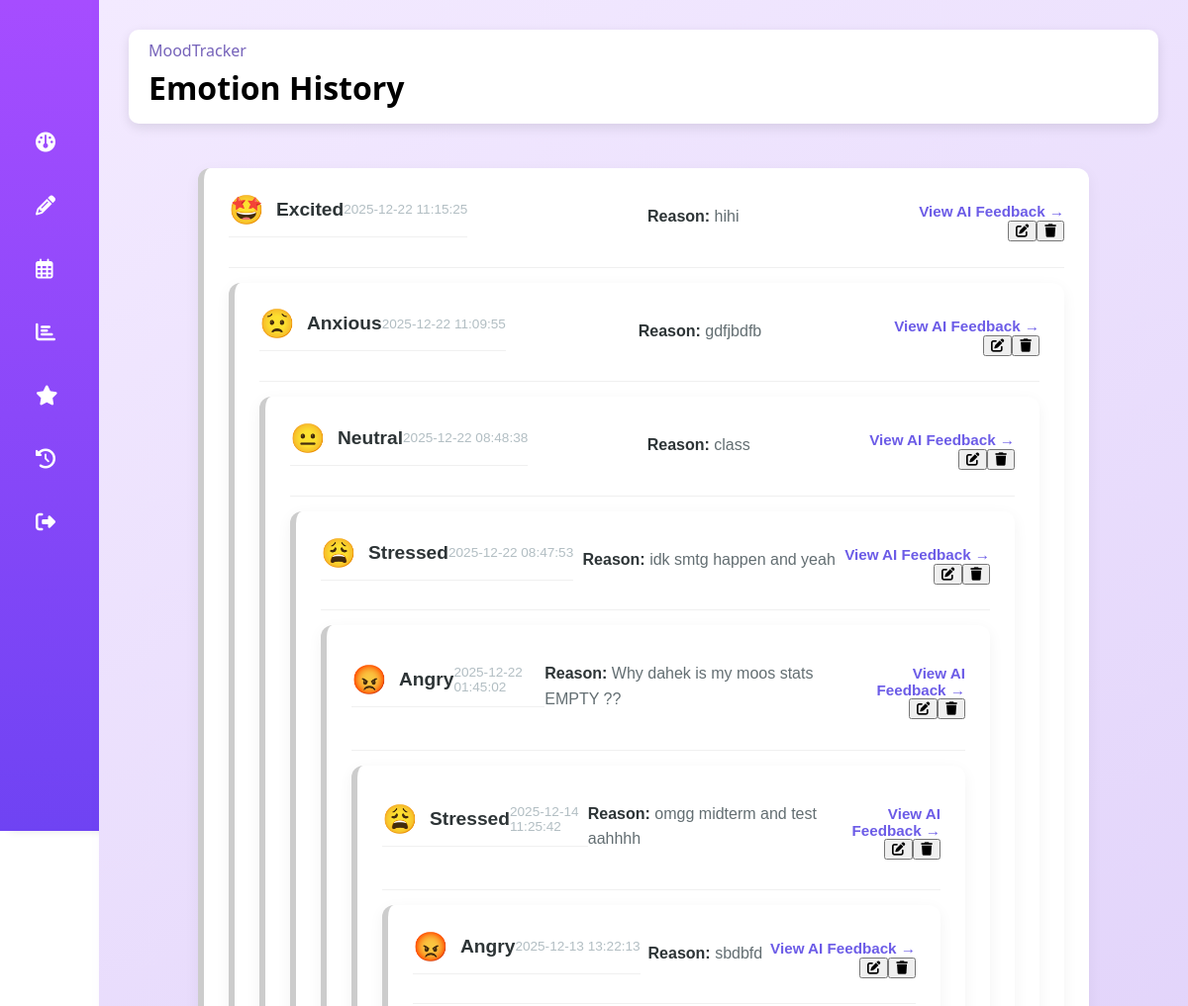
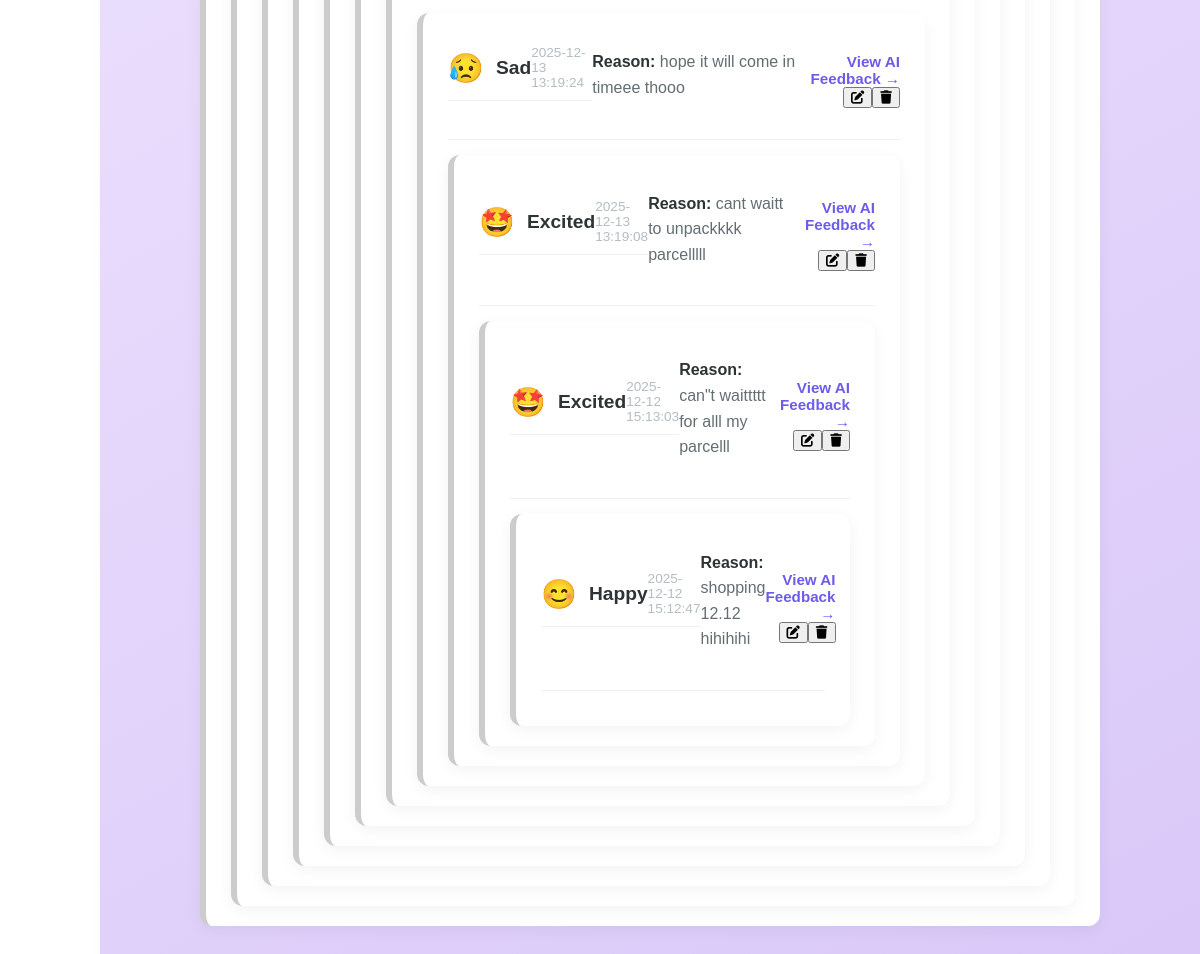
The page /emotionhistory (signed in) on the database as committed earlier (2 pictures, top to bottom).
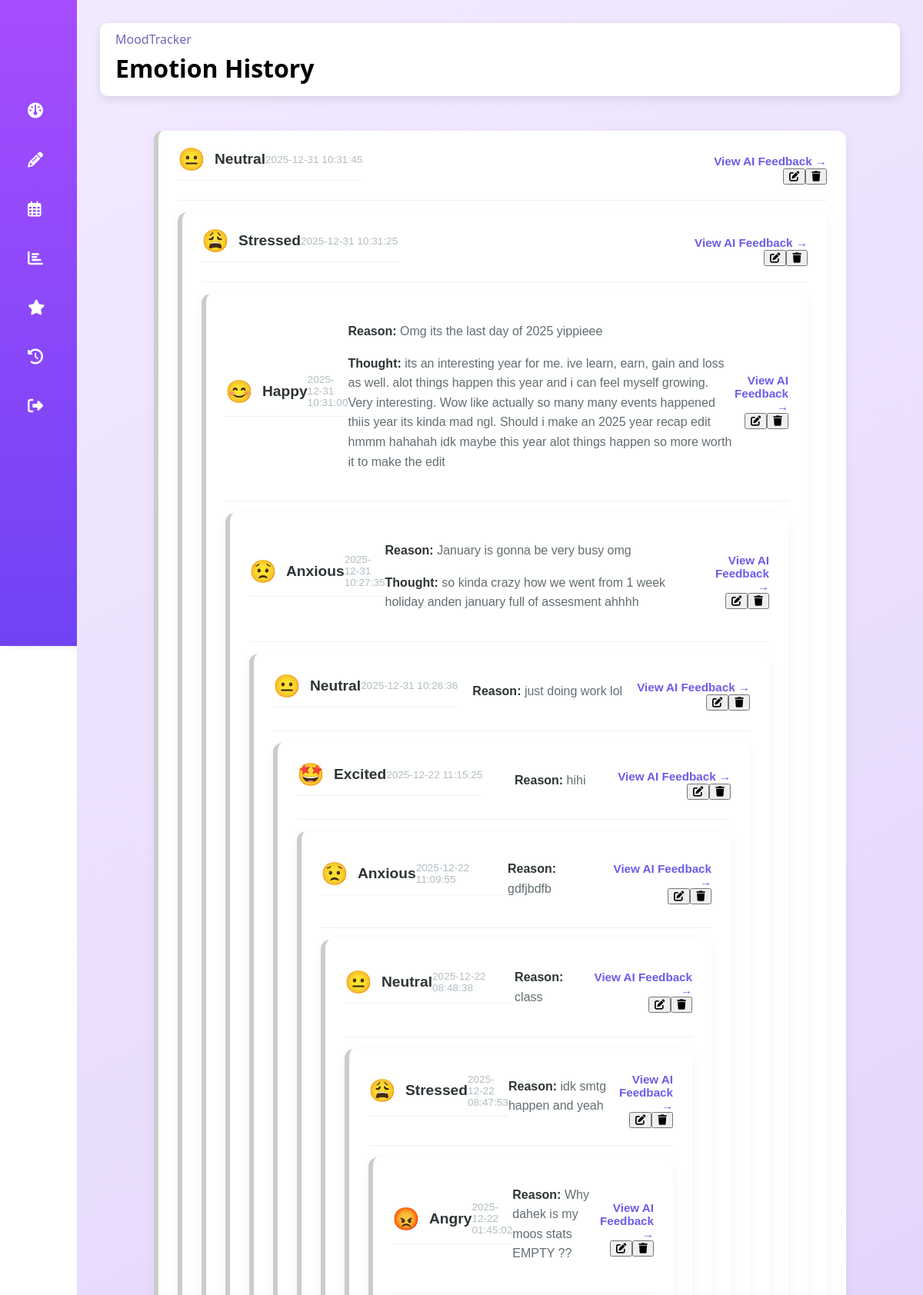
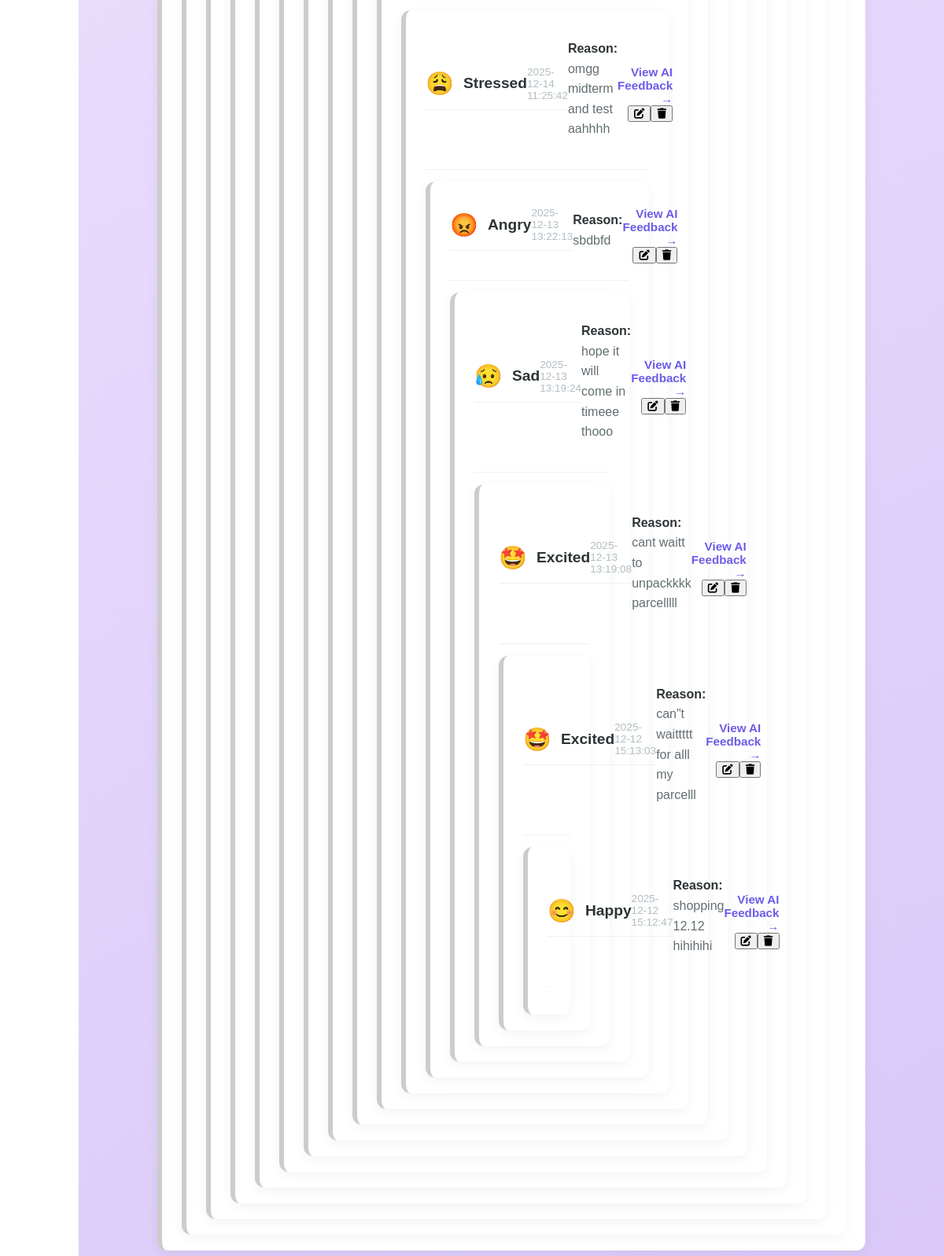
The same page on the database as committed later (2 pictures, top to bottom).
### tables this page shows
CREATE TABLE emolog (
                   id INTEGER PRIMARY KEY AUTOINCREMENT,
                   username TEXT NOT NULL,
                   emotion_name TEXT NOT NULL,
                   note TEXT,
                   timestamp DATETIME DEFAULT CURRENT_TIMESTAMP, ai_short_feedback TEXT, ai_full_feedback TEXT, thought TEXT,
                   FOREIGN KEY(username) REFERENCES users(username)
            );

### app_package/emotionhistory.py (the view, shortened to what this page needs)
@emotion_history_bp.route("/emotionhistory", methods=["GET", "POST"])
def emotion_history():
    if 'username' not in session:
        flash("Please login to view your history.", "warning")
        return redirect(url_for('auth.login'))
    username = session['username']
    logs = UserManager.get_emotion_logs(username)
    for log in logs:
        style = get_emotion_styling(log['emotion_name'])
        log['emoji'] = style['emoji']
        log['color'] = style['color']
    return render_template("emotion_history.html", logs=logs)

### Databases/userdb.py (called while the page is built)
def get_db(): #return a connection object to database
    db = sqlite3.connect(
        DATABASE,
        detect_types=sqlite3.PARSE_DECLTYPES
    )
    db.row_factory = sqlite3.Row
    return db

### app_package/logemotion.py (called while the page is built)
def get_emotion_styling(emotion):
    return EMOTION_MAP.get(emotion, {'color': '#CCCCCC', 'emoji': '🤷'})

### app_package/users.py (called while the page is built)
    @staticmethod
    def get_emotion_logs(username):
        db = get_db()
        try:
            cursor = db.execute('SELECT * FROM emolog WHERE username = ? ORDER BY timestamp DESC', (username,))
            return [dict(row) for row in cursor.fetchall()]
        finally:
            db.close()

### app_package/templates/emotion_history.html (shortened to what the changed rows need)
<!DOCTYPE html>
<html lang="en">
<head>
    <link rel="stylesheet" href="https://cdnjs.cloudflare.com/ajax/libs/font-awesome/6.4.0/css/all.min.css">
    <link rel="stylesheet" href="{{ url_for('static', filename='style.css') }}">
</head>
<body>
    <div class="layout">
        <div class="main-section">
            <header class="topbar">
                <div class="header-title">
                    <h1>Emotion History</h1>
                </div>
            </header>
            <div class="history-content">
                {% if logs %}
                    <div class="history-list">
                        {% for log in logs %}
                        <div class="history-card" id="log-{{ log.id }}">
                            <div class="card-header">
                            <div class="card-header">
                                <div class="emotion-info">
                                    <span class="emotion-emoji">{{ log.emoji }}</span>
                                    <span class="emotion-name">{{ log.emotion_name }}</span>
                                </div>
                                <div class="date-info">
                                    {{ log.timestamp }}
                                </div>
                            </div>
                            <div class="card-body">
                                {% if log.note %}
                                    <p><strong>Reason:</strong> {{ log.note }}</p>
                                {% endif %}
                                {% if log.thought %}
                                    <p><strong>Thought:</strong> {{ log.thought }}</p>
                                {% endif %}
                            </div>
                            <div class="card-footer">
                                <a href="/ai_feedback/{{ log.id }}" class="view-feedback-link">View AI Feedback &rarr;</a>
                                <div class="card-actions">
                                    <button class="icon-btn edit-btn" title="Edit Entry"
                                            data-id="{{ log.id }}"
                                            data-emotion="{{ log.emotion_name }}"
                                            data-note="{{ log.note or '' }}"
                                            data-thought="{{ log.thought or '' }}"
                                            onclick="prepareEditModal(this)">
                                        <i class="fas fa-edit"></i>
                                        <form method="POST" style="display:inline;" onsubmit="return confirm('Are you sure you want to delete this memory permanently?');">
                                            <button type="submit" class="icon-btn delete-btn" title="Delete Entry">
                                                <i class="fas fa-trash"></i>
                                            </button>
                                        </form>
                                    </button>
                                </div>
                            </div>
                        </div>
                        {% endfor %}
                    </div>
                {% else %}
                    <div class="no-history">
                        <p>No emotion history found. <a href="/log_emotion">Log your first emotion</a>.</p>
                    </div>
                {% endif %}
            </div>
        </div>
    </div>
</body>
</html>

Rows that differ between the two databases and show on the page:
added emolog: emoji "😐", emotion_name "Neutral", timestamp "2025-12-31 10:31:45"
added emolog: emoji "😩", emotion_name "Stressed", timestamp "2025-12-31 10:31:25"
added emolog: emoji "😊", emotion_name "Happy", timestamp "2025-12-31 10:31:00", note "Omg its the last day of 2025 yippieee", thought "its an interesting year for me. ive learn, earn, gain and loss as well. alot things happen this year and i can feel myself growing. Very interesting. Wow like actually so many many events happened thiis year its kinda mad ngl. Should i make an 2025 year recap edit hmmm hahahah idk maybe this year alot things happen so more worth it to make the edit"
added emolog: emoji "😟", emotion_name "Anxious", timestamp "2025-12-31 10:27:35", note "January is gonna be very busy omg", thought "so kinda crazy how we went from 1 week holiday anden january full of assesment ahhhh"
added emolog: emoji "😐", emotion_name "Neutral", timestamp "2025-12-31 10:26:36", note "just doing work lol"
